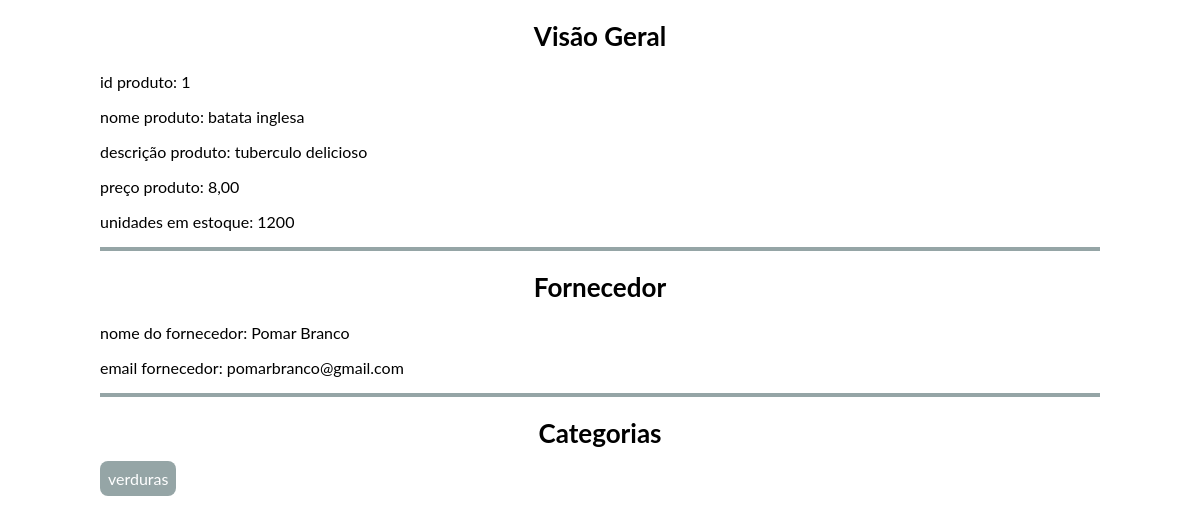
/detalhes_produto/1, run on the app's committed database.
### core/models.py (models this page shows, shortened)
class Produto(models.Model):
    nome=models.CharField(max_length=140)
    codigo=models.CharField(max_length=140,unique=True)
    desc=models.TextField(blank=True,null=True)
    preco=models.DecimalField(max_digits=18,decimal_places=2)
    quantidade_estoque=models.IntegerField()
    data_criacao=models.DateField(default=datetime.now)
    foto=models.ImageField(null=True, blank=True, upload_to='produtos')
    fornecedor=models.ForeignKey(Fornecedor,on_delete=models.CASCADE,blank=True,null=True)
    categoria=models.ManyToManyField(Categoria)

class Fornecedor(models.Model):
    nome_fornecedor=models.CharField(max_length=200)
    email=models.EmailField(max_length=254)

class Categoria(models.Model):
    nome=models.CharField(max_length=200)
    setor=models.IntegerField(unique=True)
    def __str__(self) -> str:
        return self.nome

### core/views.py (the view)
# urls.py: path('detalhes_produto/<int:produto_pk>',DetalhesProduto.as_view(),name='detalhes_produto'),
class DetalhesProduto(DetailView):
    pk_url_kwarg='produto_pk'
    model=Produto
    context_object_name='item'
    template_name='core/detalhes_produto.html'

### core/templates/core/detalhes_produto.html (shortened to what this page needs)
{%load static%}
<!DOCTYPE html>
<html lang="en">
<head>
    <link rel="stylesheet" href="{%static 'css/style.css'%}">
</head>
<body>
    <div class="container">
        <h2>Visão Geral</h2>
        <p>id produto: {{item.id}}</p>
        <p>nome produto: {{item.nome}}</p>
        <p>descrição produto: {{item.desc}}</p>
        <p>preço produto: {{item.preco}}</p>
        <p>unidades em estoque: {{item.quantidade_estoque}}</p>
        <hr>
        <h2>Fornecedor</h2>
        <p>nome do fornecedor: {{item.fornecedor.nome_fornecedor}}</p>
        <p>email fornecedor: {{item.fornecedor.email}}</p>
        <hr>
        <h2>Categorias</h2>
        {%for categoria in item.categoria.all%}
            <p class="categoria">{{categoria}}
            </p>
        {%endfor%}
    </div>
</body>
</html>

### static/css/style.css (style rules this page uses)
body { font-family: 'lato', sans-serif; }
.container { max-width: 1000px; margin-left: auto; margin-right: auto; padding-left: 10px; padding-right: 10px; }
.categoria { background-color: #95A5A6; border-radius: 0.5rem; display: inline; padding: 0.5rem; color: #ffffff; position: relative; cursor: pointer; white-space: nowrap; }
hr { border: none; color: #95A5A6; background-color: #95A5A6; height: 4px; }

### data on the page
Produto: id "1", nome "batata inglesa", desc "tuberculo delicioso", preco "8,00", quantidade_estoque "1200", fornecedor.nome_fornecedor "Pomar Branco", fornecedor.email "pomarbranco@gmail.com"
Categoria: nome "verduras"
